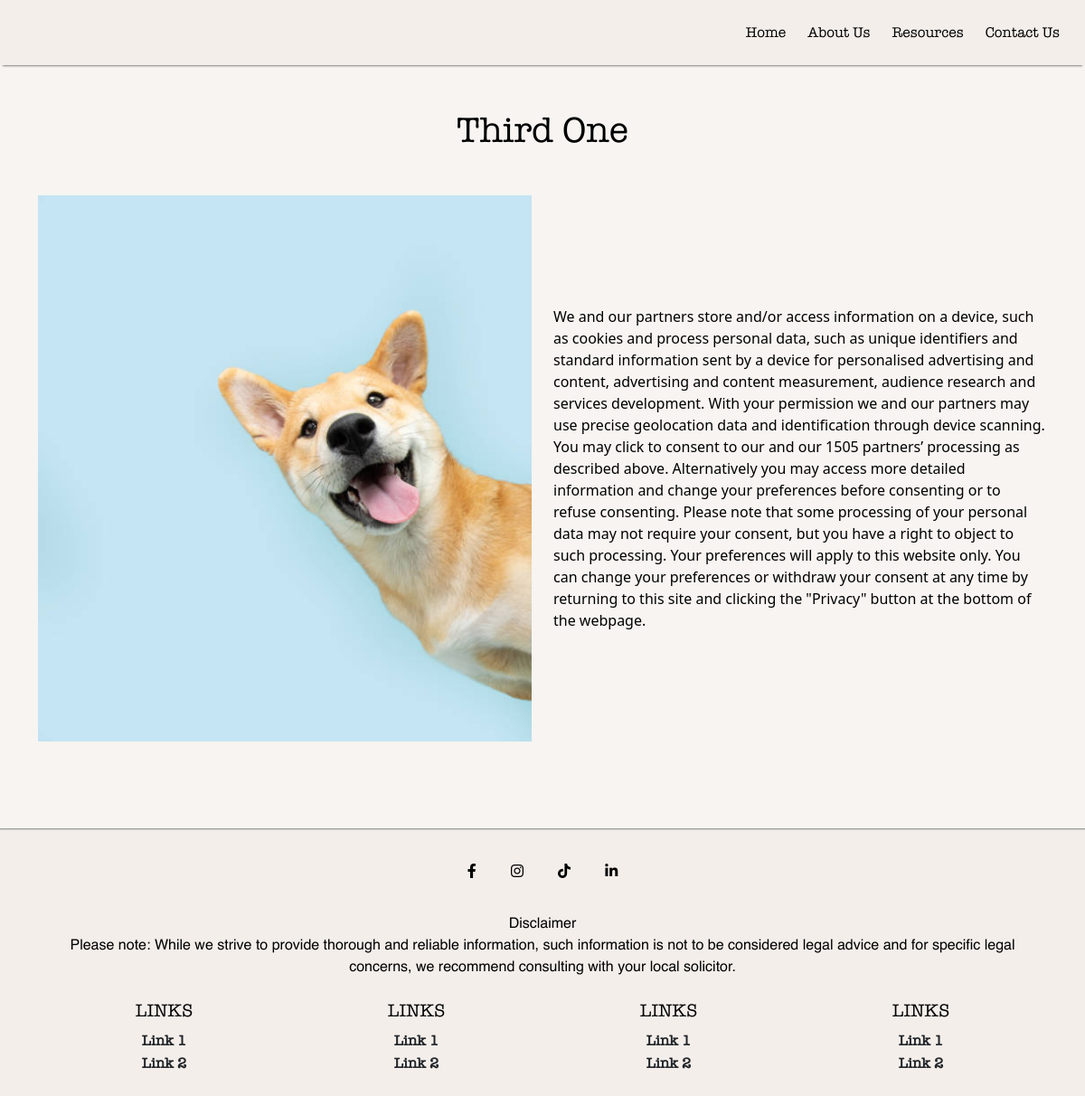
Page /events/third-one/ on the committed database.
### events/models.py (models this page shows, shortened)
class Event(models.Model):
    name = models.CharField(max_length=255)
    slug = models.SlugField(unique=True, blank=True)
    tagline = models.TextField(blank=True, null=True)
    description = models.TextField(blank=True, null=True)
    uploaded_at = models.DateTimeField(auto_now_add=True)
    featured = models.BooleanField(default=False)

class EventImage(models.Model):
    event = models.ForeignKey(Event, related_name='images', on_delete=models.CASCADE)
    image = models.ImageField(upload_to='event_images/')

### events/views.py (the view)
# urls.py: path('<slug:slug>/', views.event_detail, name='event_detail'),
def event_detail(request, slug):
    event = get_object_or_404(Event, slug=slug)
    return render(request, 'events/event_detail.html', {'event': event})

### events/templates/events/event_detail.html
{% extends "base.html" %}
{% load static %}
{% block content %}
<h1 class="my-5 text-center">{{event.name}}</h1>
<div class="container my-5 d-flex justify-content-center">
    <div class="row">
        <div class="col-md-6 col-lg-6 col-sm-12">
            <img class="img-fluid" src="{{ event.images.all.0.image.url }}">
        </div>
        <div class="col-md-6 col-lg-6 col-sm-12 d-flex align-items-center">
            {{ event.description }}
        </div>
    </div>
</div>
</div>
{% endblock %}

### static/css/style.css (style rules this page uses)
* { box-sizing: inherit; color: black; }
html { height: 100%; box-sizing: border-box; }
body { height: 100%; background-color:#F7F4F1; }
h1, h2, h3, h4, h5 { font-family:'American Typewriter'; color: black !important; text-transform: capitalize; }

### rows in the picture
Event: name "Third One", images.all.0.image (picture), description "We and our partners store and/or access information on a device, such as cookies and process personal data, such as unique identifiers and standard information sent by a device for personalised advertising and content, advertising and content measurement, audience research and services development. With your permission we and our partners may use precise geolocation data and identification through device scanning. You may click to consent to our and our 1505 partners’ processing as described above. Alternatively you may access more detailed information and change your preferences before consenting or to refuse consenting. Please note that some processing of your personal data may not…"
